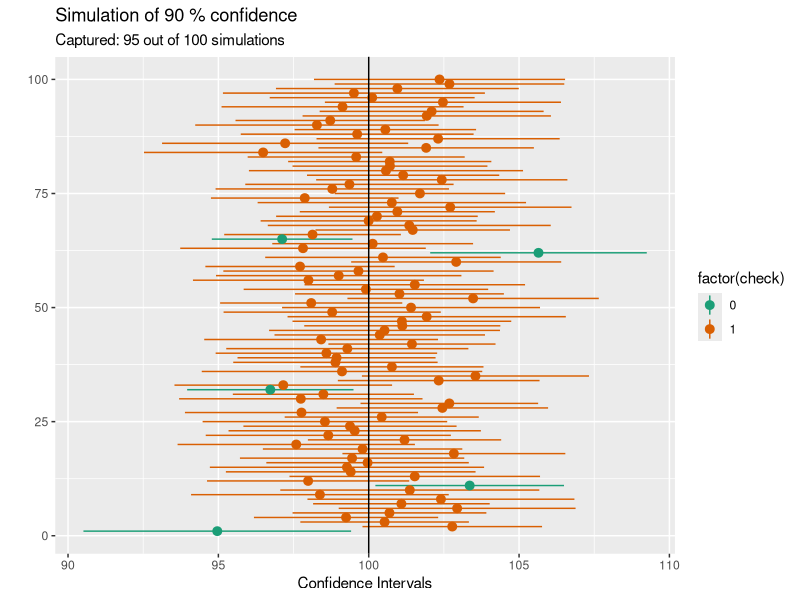

R code for this plot:
#Tuesday, 4/12
#Notes 5-2A and 5-2B

#Find my error!
#I spend WAY too long re-writing this code
#because I kept getting a weird error.
library(dplyr)
mycars <- mutate(mtcars,transmission=if_else(am==0,
                                             "automatic",
                                             "manual")) 
mycars <- select(mycars,transmission,hp)



##Picking up from last class:
set.seed(2320)
myvalues <- rnorm(30,100,10)

###########
#Example 2#
###########

?if_else

#Simulate generating 30 observations from the Normal distribution and using t.test to calculate the lower bound and upper bound of the confidence interval
mysim <- replicate(1000,t.test(rnorm(30,100,10),
                               alternative="two.sided",
                               mu=100,
                               conf.level=0.95)$conf.int[1:2])
mysim[,1:10]
#Store the lower bounds in the object lower and upper bounds in the object upper
lower <- mysim[1,]
upper <- mysim[2,]

#Create an indicator for if the true value of mu is in the interval
library(dplyr)
indicator <- if_else(lower <= 100 & upper >= 100, 1, 0)
indicator[1:10]
#How many intervals correctly captured the value of mu?
sum(indicator)
sum(indicator)/1000

###########
#Example 3#
###########

set.seed(2320)
myvalues <- rnorm(30,100,10)
#What happens for different levels of confidence
loc <- c(0.90,0.95,0.99)
ci <- matrix(rep(NA,6),nrow=3,ncol=2)
out1 <- t.test(x=myvalues, 
               alternative="two.sided",
               mu=100,
               conf.level=loc[1])
out2 <- t.test(x=myvalues, 
               alternative="two.sided",
               mu=100,
               conf.level=loc[2])
out3 <- t.test(x=myvalues, 
               alternative="two.sided",
               mu=100,
               conf.level=loc[3])

ci[1,] <- out1$conf.int[1:2]
ci[2,] <- out2$conf.int[1:2]
ci[3,] <- out3$conf.int[1:2]

#How wide are the intervals?
diff <- ci[,2] - ci[,1]
diff

#Where are they centered?
apply(ci,1,mean)
mean(myvalues)

###########
#Example 4#
###########
#######################################
#What happens if we change sample size?
#######################################
set.seed(2320)
myvalues10 <- rnorm(10,100,1)
myvalues30 <- rnorm(30,100,1)
myvalues100 <- rnorm(100,100,1)
loc <- c(0.90,0.95,0.99)
ci <- matrix(rep(NA,6),nrow=3,ncol=2)
out1 <- t.test(x=myvalues10, alternative="two.sided",mu=100,conf.level=loc[1])
out2 <- t.test(x=myvalues30, alternative="two.sided",mu=100,conf.level=loc[1])
out3 <- t.test(x=myvalues100, alternative="two.sided",mu=100,conf.level=loc[1])

ci[1,] <- out1$conf.int[1:2]
ci[2,] <- out2$conf.int[1:2]
ci[3,] <- out3$conf.int[1:2]

#How wide are the intervals?
diff <- ci[,2] - ci[,1]
diff

#Where are they centered?
apply(ci,1,mean)
mean(myvalues10)
mean(myvalues30)
mean(myvalues100)

###########
#Example 5#
###########
library(ggplot2)
library(dplyr)
library(RColorBrewer)
mysim <- replicate(100,t.test(rnorm(30,100,10),
                              alternative="two.sided",
                              mu=100,
                              conf.level=0.95)$conf.int[1:2])
lower <- mysim[1,]
upper <- mysim[2,]
indicator <- if_else(lower <= 100 & upper >= 100, 1, 0)
nsim <- length(lower)
mydata <- data.frame(row=1:length(mysim[1,]),
                     point.estimate=apply(mysim,2,mean),
                     lower.bound=lower,
                     upper.bound=upper,
                     check=indicator)
g <- ggplot(mydata,aes(x=row,
                       y=point.estimate,
                       ymin=lower.bound,
                       ymax=upper.bound,
                       color=factor(check))) +  
  geom_pointrange() + 
  coord_flip() +
  geom_hline(yintercept=100) +
  labs(title=paste("Simulation of",loc*100,"% confidence"),
       subtitle=paste("Captured:",sum(indicator),"out of",nsim, "simulations"),
       x="",
       y="Confidence Intervals")+
  scale_color_brewer(palette="Dark2")   
plot(g)

